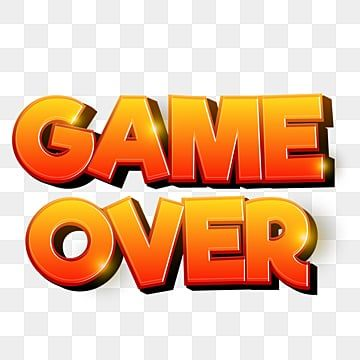
#> input picture Game Images/game_over_image.jpg, 360 x 360 px
$ python -i main.py   (imports and definitions only)
#> lines starting #> are read from the running program, lines starting #| are printed output that depends on the picture
import os
import math
import random
import json
import time
import cv2
import numpy as np
import pygame
import cvzone
from cvzone.HandTrackingModule import HandDetector

# -------------------------
# Configuration & Utilities
# -------------------------
BASE_DIR = os.path.dirname(os.path.abspath(__file__))
IMAGES_DIR = os.path.join(BASE_DIR, "Game Images")
SOUNDS_DIR = os.path.join(BASE_DIR, "Game Music")
HIGHSCORE_FILE = os.path.join(BASE_DIR, "highscore.json")

# [10 lines left out: function find_camera_index, not called in this run]

def safe_load_image(path, fallback_size=(50, 50)):
    """Return image as BGRA (with alpha). If missing, return colored placeholder BGRA."""
#> called with path = 'Game Images/game_over_image.jpg', fallback_size = (50, 50)
    if not os.path.exists(path):
        w, h = fallback_size
        placeholder = np.zeros((h, w, 4), dtype=np.uint8)
        # create visible placeholder (light gray with full alpha)
        placeholder[..., :3] = 200
        placeholder[..., 3] = 255
        print(f"[WARNING] Image not found: {path} -> using placeholder")
        return placeholder
    img = cv2.imread(path, cv2.IMREAD_UNCHANGED)
#> img is the input picture: shape (360, 360, 3); mean B, G, R 158.5, 190, 231
    if img is None:
        w, h = fallback_size
        placeholder = np.zeros((h, w, 4), dtype=np.uint8)
        placeholder[..., :3] = 200
        placeholder[..., 3] = 255
        print(f"[WARNING] Failed to read image: {path} -> using placeholder")
        return placeholder
    # If image has no alpha (3 channels), convert to BGRA
    if img.ndim == 3 and img.shape[2] == 3:
        b, g, r = cv2.split(img)
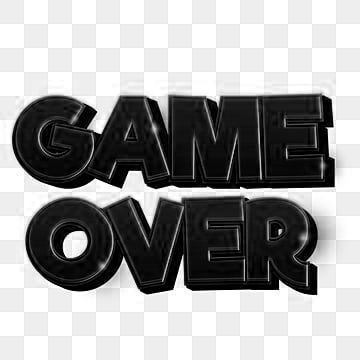
#> b: shape (360, 360); min 0, max 255, mean 158.5
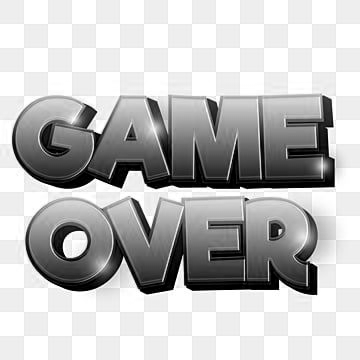
#> g: shape (360, 360); min 0, max 255, mean 190
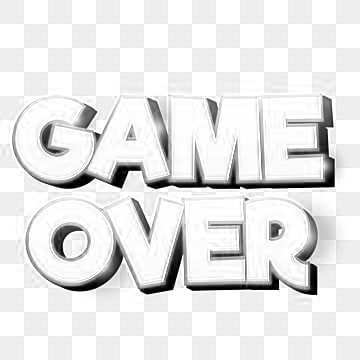
#> r: shape (360, 360); min 0, max 255, mean 231
        a = np.full(b.shape, 255, dtype=b.dtype)
        img = cv2.merge((b, g, r, a))
#> img: shape (360, 360, 4)
    elif img.ndim == 2:
        # grayscale -> convert to BGRA
        img = cv2.cvtColor(img, cv2.COLOR_GRAY2BGRA)
    return img

def safe_load_sound(path):
    if not os.path.exists(path):
        print(f"[WARNING] Sound not found: {path}")
        return None
    try:
        return pygame.mixer.Sound(path)
    except Exception as e:
        print(f"[WARNING] Failed to load sound {path}: {e}")
        return None

# [13 lines left out: functions load_highscore, save_highscore, not called in this run]

# -------------------------
# Initialize pygame, camera
# -------------------------
# [10 lines not run here, left out]

# [1 line that did not run here, left out]

# -------------------------
# Load assets (safe)
# -------------------------
FOOD_PATH_DEFAULT = os.path.join(IMAGES_DIR, "donut.png")
WALL_PATH_DEFAULT = os.path.join(IMAGES_DIR, "wall.png")
BACKGROUND_MUSIC_PATH = os.path.join(SOUNDS_DIR, "background.wav")

# Sounds
eat_sound = safe_load_sound(os.path.join(SOUNDS_DIR, "eat.wav"))
game_over_sound = safe_load_sound(os.path.join(SOUNDS_DIR, "game_over.wav"))
menu_hover_sound = safe_load_sound(os.path.join(SOUNDS_DIR, "menu_hover.mp3"))
menu_select_sound = safe_load_sound(os.path.join(SOUNDS_DIR, "menu_select.wav"))

# Music
# [7 lines not run here, left out]

# -------------------------
# Menu class
# -------------------------
class Menu:
    def __init__(self):
        self.state = "main"
        self.main_options = ["Play", "Levels", "Settings", "Quit"]
        self.settings_options = ["Background Music: ON", "Game Sound Effects: ON", "Back"]
        self.level_options = [f"Level {i+1}" for i in range(6)]
        self.selected_index = 0
        self.background_music_enabled = True
        self.game_sound_enabled = True
        self.last_hover_index = -1
        self.last_selection_time = 0
        self.selected_level = 1

    # [103 lines left out: functions draw, update_selection, handle_selection, not called in this run]

# -------------------------
# Snake game class (robust)
# -------------------------
class SnakeGameClass:
    # [50 lines left out: functions __init__, generate_permanent_walls, not called in this run]

    def loadHighScore(self):
        return load_highscore()

    def saveHighScore(self):
        save_highscore(self.highScore)

    # [222 lines left out: functions rectangles_overlap, randomFoodLocation, spawnObstacle, removeOldObstacles, resetGame, update, not called in this run]

# -------------------------
# Game initialization
# -------------------------
menu = Menu()
game_state = "menu"
selection_cooldown = 0.5
last_select_time = 0
fist_cooldown_time = 1.0
last_fist_time = 0
current_game = None

# prepare menu hover channel
menu_hover_channel = pygame.mixer.Channel(1)

# -------------------------
# Main loop
# -------------------------
# [84 lines not run here, left out]

>>> result = safe_load_image('Game Images/game_over_image.jpg')

$ run again, on Game Images/food_0.png
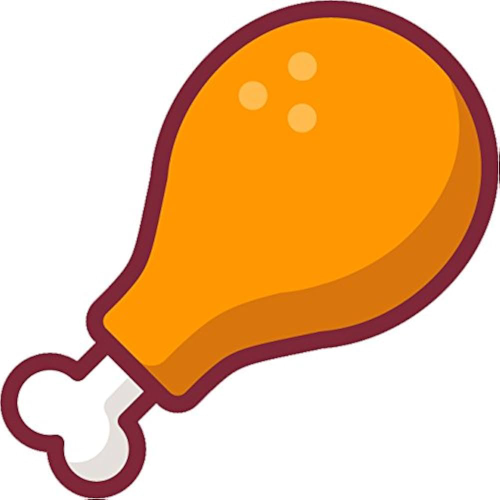
#> input picture Game Images/food_0.png, 1000 x 1000 px (shown at 1/2 size)
#> in safe_load_image, img is the input picture: shape (1000, 1000, 3); mean B, G, R 142.4, 190.5, 236.9
#> in safe_load_image, `b, g, r = cv2.split(img)`:
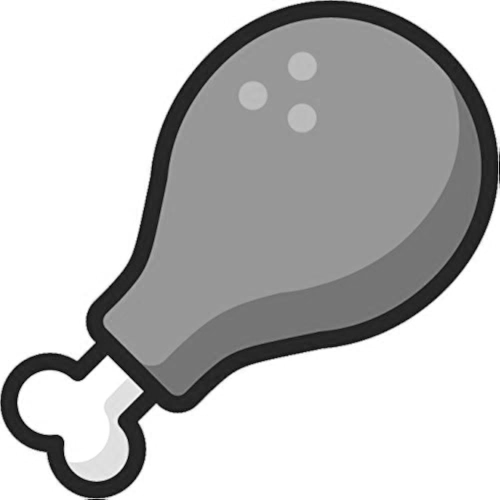
#> g: shape (1000, 1000) (shown at 1/2 size); min 0, max 255, mean 190.5
#> in safe_load_image, `b, g, r = cv2.split(img)`:
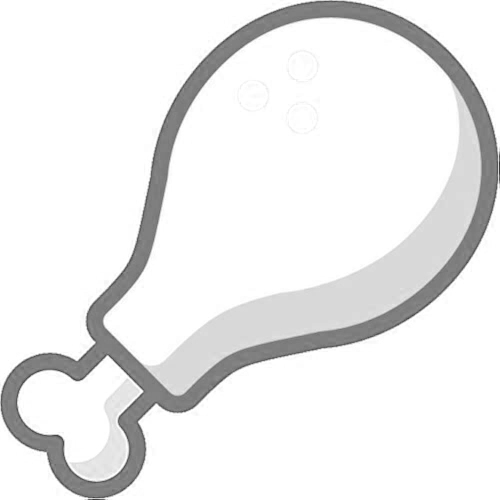
#> r: shape (1000, 1000) (shown at 1/2 size); min 37, max 255, mean 236.9
#> img: shape (1000, 1000, 4)
